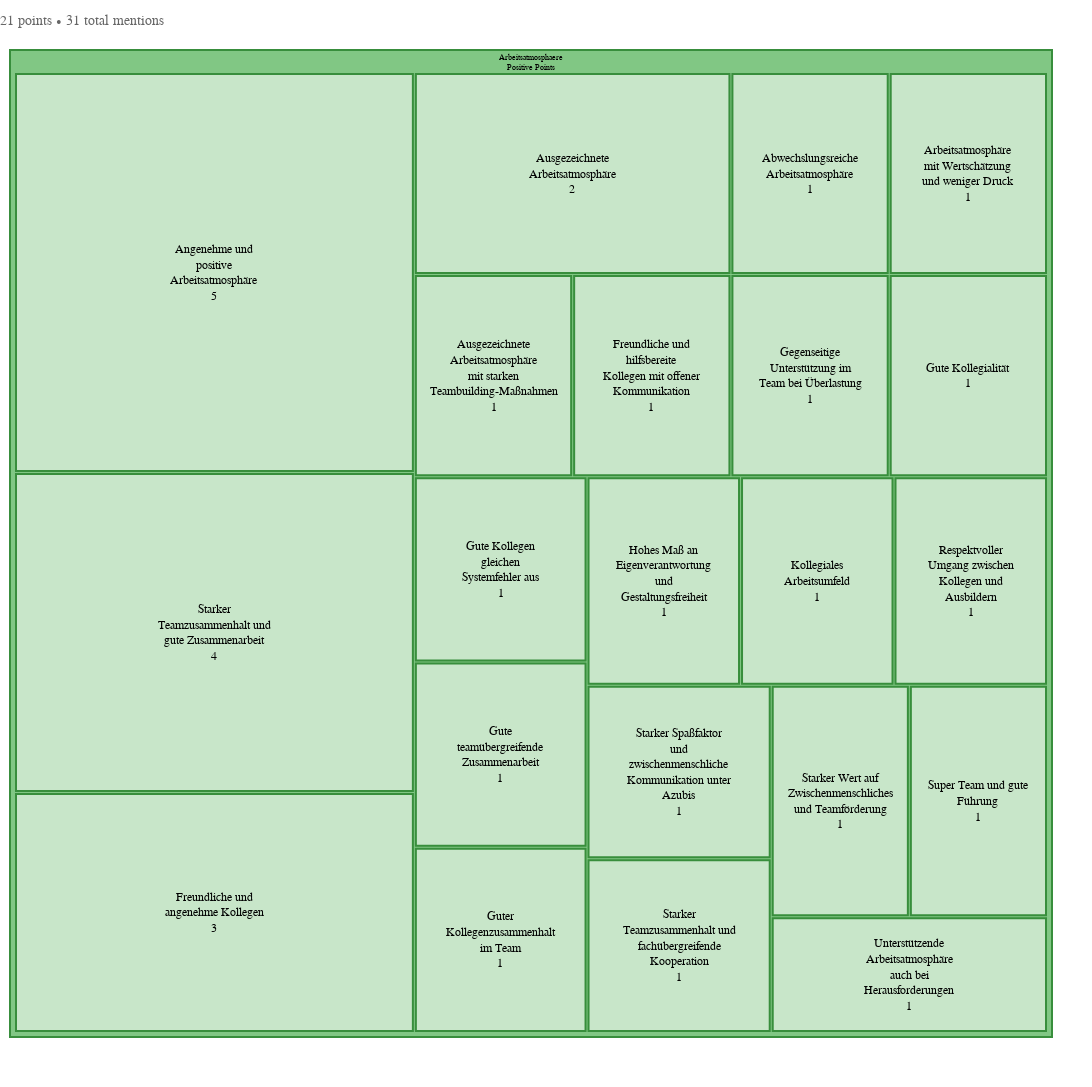
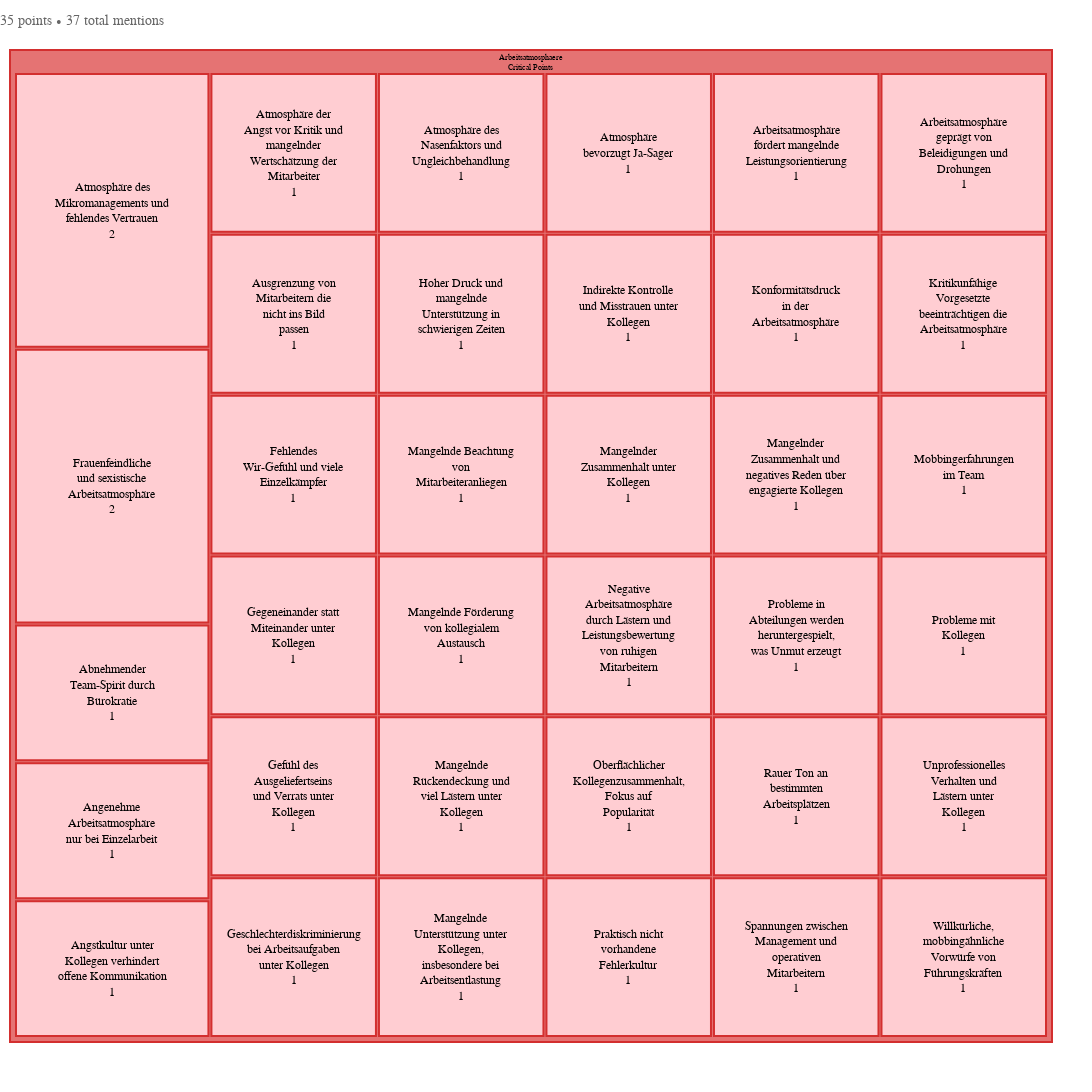
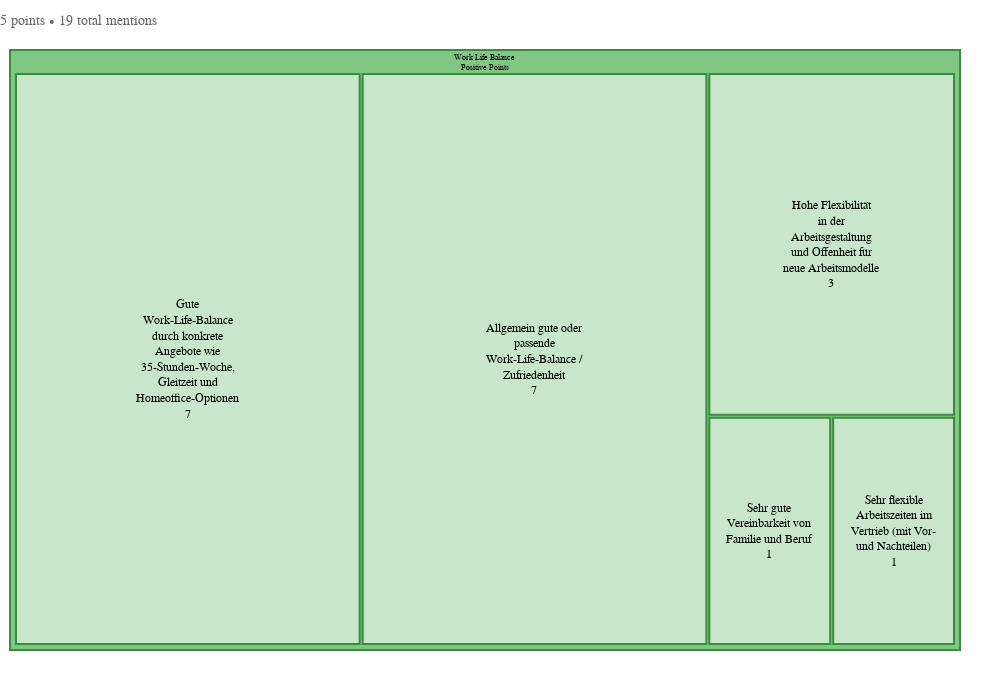
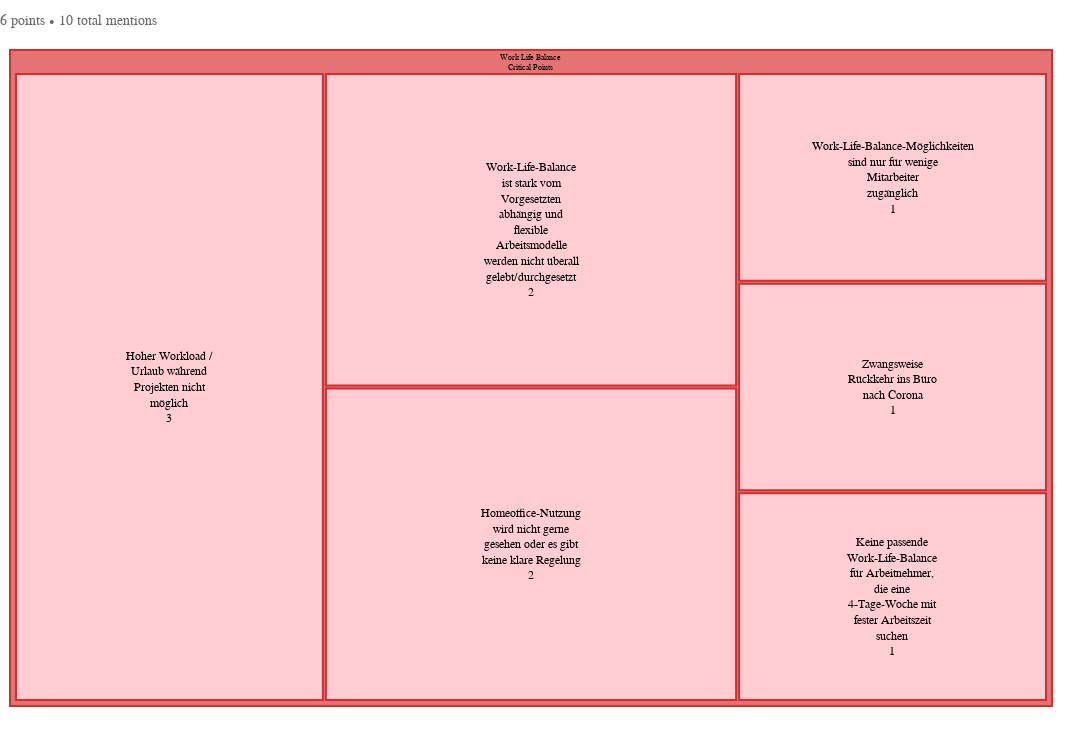

Notebook cell for these charts, in order:
### Markdown cell above
# 3. Result Visualizations

### Code cell
if os.path.exists(results_file):
    categories = results_data.get("categories", [])
    for i, cat_dict in enumerate(categories):
        category = list(cat_dict.keys())[0]
        print(f"Category: {category}")

        img = get_wordcloud_image(results_file, category, "positive_points")
        if img:
            display(img)
        else:
            print("No wordcloud available (positive points).")

        img = get_wordcloud_image(results_file, category, "critical_points")
        if img:
            display(img)
        else:
            print("No wordcloud available (critical points).")

        fig = get_treemap_figure(results_file, category, "positive_points")
        if fig:
            fig.show()
        else:
            print("No treemap available (positive points).")

        fig = get_treemap_figure(results_file, category, "critical_points")
        if fig:
            fig.show()
        else:
            print("No treemap available (critical points).")

### Figure 1 — Plotly figure (JSON) as saved in the notebook; plotly's stock layout.template omitted (floating-point values rounded to 4 significant figures)
{"data": [{"branchvalues": "total", "customdata": ["<b>Arbeitsatmosphaere - Positive Points</b><br>Total Points: 21<br>Total Mentions: 31", "<b>Angenehme und positive Arbeitsatmosphäre</b><br><br><b>Review IDs:</b><br>draeger_6<br>draeger_22<br>draeger_24<br>draeger_14<br>draeger_35", "<b>Starker Teamzusammenhalt und gute Zusammenarbeit</b><br><br><b>Review IDs:</b><br>draeger_1<br>draeger_4<br>draeger_11<br>draeger_47", "<b>Freundliche und angenehme Kollegen</b><br><br><b>Review IDs:</b><br>draeger_4<br>draeger_14<br>draeger_37", "<b>Ausgezeichnete Arbeitsatmosphäre</b><br><br><b>Review IDs:</b><br>draeger_22<br>draeger_45", "<b>Abwechslungsreiche Arbeitsatmosphäre</b><br><br><b>Review IDs:</b><br>draeger_15", "<b>Arbeitsatmosphäre mit Wertschätzung und weniger Druck</b><br><br><b>Review IDs:</b><br>draeger_14", "<b>Ausgezeichnete Arbeitsatmosphäre mit starken Teambuilding-Maßnahmen</b><br><br><b>Review IDs:</b><br>draeger_45", "<b>Freundliche und hilfsbereite Kollegen mit offener Kommunikation</b><br><br><b>Review IDs:</b><br>draeger_11", "<b>Gegenseitige Unterstützung im Team bei Überlastung</b><br><br><b>Review IDs:</b><br>draeger_38", "<b>Gute Kollegialität</b><br><br><b>Review IDs:</b><br>draeger_26", "<b>Gute Kollegen gleichen Systemfehler aus</b><br><br><b>Review IDs:</b><br>draeger_18", "<b>Gute teamübergreifende Zusammenarbeit</b><br><br><b>Review IDs:</b><br>draeger_10", "<b>Guter Kollegenzusammenhalt im Team</b><br><br><b>Review IDs:</b><br>draeger_35", "<b>Hohes Maß an Eigenverantwortung und Gestaltungsfreiheit</b><br><br><b>Review IDs:</b><br>draeger_10", "<b>Kollegiales Arbeitsumfeld</b><br><br><b>Review IDs:</b><br>draeger_25", "<b>Respektvoller Umgang zwischen Kollegen und Ausbildern</b><br><br><b>Review IDs:</b><br>draeger_45", "<b>Starker Spaßfaktor und zwischenmenschliche Kommunikation unter Azubis</b><br><br><b>Review IDs:</b><br>draeger_45", "<b>Starker Teamzusammenhalt und fachübergreifende Kooperation</b><br><br><b>Review IDs:</b><br>draeger_15", "<b>Starker Wert auf Zwischenmenschliches und Teamförderung</b><br><br><b>Review IDs:</b><br>draeger_45", "<b>Super Team und gute Führung</b><br><br><b>Review IDs:</b><br>draeger_3", "<b>Unterstützende Arbeitsatmosphäre auch bei Herausforderungen</b><br><br><b>Review IDs:</b><br>draeger_47"], "hovertemplate": "%{customdata}<extra></extra>", "ids": ["arbeitsatmosphaere_positive_points", "arbeitsatmosphaere_positive_points_point_0", "arbeitsatmosphaere_positive_points_point_1", "arbeitsatmosphaere_positive_points_point_2", "arbeitsatmosphaere_positive_points_point_3", "arbeitsatmosphaere_positive_points_point_4", "arbeitsatmosphaere_positive_points_point_5", "arbeitsatmosphaere_positive_points_point_6", "arbeitsatmosphaere_positive_points_point_7", "arbeitsatmosphaere_positive_points_point_8", "arbeitsatmosphaere_positive_points_point_9", "arbeitsatmosphaere_positive_points_point_10", "arbeitsatmosphaere_positive_points_point_11", "arbeitsatmosphaere_positive_points_point_12", "arbeitsatmosphaere_positive_points_point_13", "arbeitsatmosphaere_positive_points_point_14", "arbeitsatmosphaere_positive_points_point_15", "arbeitsatmosphaere_positive_points_point_16", "arbeitsatmosphaere_positive_points_point_17", "arbeitsatmosphaere_positive_points_point_18", "arbeitsatmosphaere_positive_points_point_19", "arbeitsatmosphaere_positive_points_point_20"], "labels": ["Arbeitsatmosphaere<br>Positive Points", "Angenehme und<br>positive<br>Arbeitsatmosphäre", "Starker<br>Teamzusammenhalt und<br>gute Zusammenarbeit", "Freundliche und<br>angenehme Kollegen", "Ausgezeichnete<br>Arbeitsatmosphäre", "Abwechslungsreiche<br>Arbeitsatmosphäre", "Arbeitsatmosphäre<br>mit Wertschätzung<br>und weniger Druck", "Ausgezeichnete<br>Arbeitsatmosphäre<br>mit starken<br>Teambuilding-Maßnahmen", "Freundliche und<br>hilfsbereite<br>Kollegen mit offener<br>Kommunikation", "Gegenseitige<br>Unterstützung im<br>Team bei Überlastung", "Gute Kollegialität", "Gute Kollegen<br>gleichen<br>Systemfehler aus", "Gute<br>teamübergreifende<br>Zusammenarbeit", "Guter<br>Kollegenzusammenhalt<br>im Team", "Hohes Maß an<br>Eigenverantwortung<br>und<br>Gestaltungsfreiheit", "Kollegiales<br>Arbeitsumfeld", "Respektvoller<br>Umgang zwischen<br>Kollegen und<br>Ausbildern", "Starker Spaßfaktor<br>und<br>zwischenmenschliche<br>Kommunikation unter<br>Azubis", "Starker<br>Teamzusammenhalt und<br>fachübergreifende<br>Kooperation", "Starker Wert auf<br>Zwischenmenschliches<br>und Teamförderung", "Super Team und gute<br>Führung", "Unterstützende<br>Arbeitsatmosphäre<br>auch bei<br>Herausforderungen"], "marker": {"colors": ["#81C784", "#C8E6C9", "#C8E6C9", "#C8E6C9", "#C8E6C9", "#C8E6C9", "#C8E6C9", "#C8E6C9", "#C8E6C9", "#C8E6C9", "#C8E6C9", "#C8E6C9", "#C8E6C9", "#C8E6C9", "#C8E6C9", "#C8E6C9", "#C8E6C9", "#C8E6C9", "#C8E6C9", "#C8E6C9", "#C8E6C9", "#C8E6C9"], "line": {"color": "#388e3c", "width": 2}}, "maxdepth": 2, "parents": ["", "arbeitsatmosphaere_positive_points", "arbeitsatmosphaere_positive_points", "arbeitsatmosphaere_positive_points", "arbeitsatmosphaere_positive_points", "arbeitsatmosphaere_positive_points", "arbeitsatmosphaere_positive_points", "arbeitsatmosphaere_positive_points", "arbeitsatmosphaere_positive_points", "arbeitsatmosphaere_positive_points", "arbeitsatmosphaere_positive_points", "arbeitsatmosphaere_positive_points", "arbeitsatmosphaere_positive_points", "arbeitsatmosphaere_positive_points", "arbeitsatmosphaere_positive_points", "arbeitsatmosphaere_positive_points", "arbeitsatmosphaere_positive_points", "arbeitsatmosphaere_positive_points", "arbeitsatmosphaere_positive_points", "arbeitsatmosphaere_positive_points", "arbeitsatmosphaere_positive_points", "arbeitsatmosphaere_positive_points"], "pathbar": {"visible": false}, "textfont": {"color": "black", "family": "Arial, sans-serif", "size": 12}, "textinfo": "label+value", "textposition": "middle center", "type": "treemap", "values": [31, 5, 4, 3, 2, 1, 1, 1, 1, 1, 1, 1, 1, 1, 1, 1, 1, 1, 1, 1, 1, 1]}], "layout": {"font": {"family": "Arial, sans-serif", "size": 12}, "height": 1087, "margin": {"b": 50, "l": 10, "r": 40, "t": 50}, "paper_bgcolor": "white", "plot_bgcolor": "white", "title": {"font": {"color": "#388e3c", "family": "Arial, sans-serif", "size": 20}, "text": "<span style='font-size:14px; color:#666;'>21 points • 31 total mentions</span>", "x": 0, "xanchor": "left"}, "width": 1600}}

### Figure 2 — Plotly figure (JSON) as saved in the notebook; plotly's stock layout.template omitted (floating-point values rounded to 4 significant figures)
{"data": [{"branchvalues": "total", "customdata": ["<b>Arbeitsatmosphaere - Critical Points</b><br>Total Points: 35<br>Total Mentions: 37", "<b>Atmosphäre des Mikromanagements und fehlendes Vertrauen</b><br><br><b>Review IDs:</b><br>draeger_49<br>draeger_40", "<b>Frauenfeindliche und sexistische Arbeitsatmosphäre</b><br><br><b>Review IDs:</b><br>draeger_20<br>draeger_20", "<b>Abnehmender Team-Spirit durch Bürokratie</b><br><br><b>Review IDs:</b><br>draeger_18", "<b>Angenehme Arbeitsatmosphäre nur bei Einzelarbeit</b><br><br><b>Review IDs:</b><br>draeger_29", "<b>Angstkultur unter Kollegen verhindert offene Kommunikation</b><br><br><b>Review IDs:</b><br>draeger_28", "<b>Atmosphäre der Angst vor Kritik und mangelnder Wertschätzung der Mitarbeiter</b><br><br><b>Review IDs:</b><br>draeger_8", "<b>Atmosphäre des Nasenfaktors und Ungleichbehandlung</b><br><br><b>Review IDs:</b><br>draeger_40", "<b>Atmosphäre bevorzugt Ja-Sager</b><br><br><b>Review IDs:</b><br>draeger_28", "<b>Arbeitsatmosphäre fördert mangelnde Leistungsorientierung</b><br><br><b>Review IDs:</b><br>draeger_28", "<b>Arbeitsatmosphäre geprägt von Beleidigungen und Drohungen</b><br><br><b>Review IDs:</b><br>draeger_28", "<b>Ausgrenzung von Mitarbeitern die nicht ins Bild passen</b><br><br><b>Review IDs:</b><br>draeger_40", "<b>Fehlendes Wir-Gefühl und viele Einzelkämpfer</b><br><br><b>Review IDs:</b><br>draeger_9", "<b>Gegeneinander statt Miteinander unter Kollegen</b><br><br><b>Review IDs:</b><br>draeger_42", "<b>Gefühl des Ausgeliefertseins und Verrats unter Kollegen</b><br><br><b>Review IDs:</b><br>draeger_46", "<b>Geschlechterdiskriminierung bei Arbeitsaufgaben unter Kollegen</b><br><br><b>Review IDs:</b><br>draeger_20", "<b>Hoher Druck und mangelnde Unterstützung in schwierigen Zeiten</b><br><br><b>Review IDs:</b><br>draeger_9", "<b>Indirekte Kontrolle und Misstrauen unter Kollegen</b><br><br><b>Review IDs:</b><br>draeger_46", "<b>Konformitätsdruck in der Arbeitsatmosphäre</b><br><br><b>Review IDs:</b><br>draeger_40", "<b>Kritikunfähige Vorgesetzte beeinträchtigen die Arbeitsatmosphäre</b><br><br><b>Review IDs:</b><br>draeger_8", "<b>Mangelnde Beachtung von Mitarbeiteranliegen</b><br><br><b>Review IDs:</b><br>draeger_42", "<b>Mangelnde Förderung von kollegialem Austausch</b><br><br><b>Review IDs:</b><br>draeger_17", "<b>Mangelnde Rückendeckung und viel Lästern unter Kollegen</b><br><br><b>Review IDs:</b><br>draeger_28", "<b>Mangelnde Unterstützung unter Kollegen, insbesondere bei Arbeitsentlastung</b><br><br><b>Review IDs:</b><br>draeger_43", "<b>Mangelnder Zusammenhalt unter Kollegen</b><br><br><b>Review IDs:</b><br>draeger_46", "<b>Mangelnder Zusammenhalt und negatives Reden über engagierte Kollegen</b><br><br><b>Review IDs:</b><br>draeger_8", "<b>Mobbingerfahrungen im Team</b><br><br><b>Review IDs:</b><br>draeger_40", "<b>Negative Arbeitsatmosphäre durch Lästern und Leistungsbewertung von ruhigen Mitarbeitern</b><br><br><b>Review IDs:</b><br>draeger_7", "<b>Oberflächlicher Kollegenzusammenhalt, Fokus auf Popularität</b><br><br><b>Review IDs:</b><br>draeger_29", "<b>Praktisch nicht vorhandene Fehlerkultur</b><br><br><b>Review IDs:</b><br>draeger_8", "<b>Probleme in Abteilungen werden heruntergespielt, was Unmut erzeugt</b><br><br><b>Review IDs:</b><br>draeger_42", "<b>Probleme mit Kollegen</b><br><br><b>Review IDs:</b><br>draeger_40", "<b>Rauer Ton an bestimmten Arbeitsplätzen</b><br><br><b>Review IDs:</b><br>draeger_43", "<b>Spannungen zwischen Management und operativen Mitarbeitern</b><br><br><b>Review IDs:</b><br>draeger_48", "<b>Unprofessionelles Verhalten und Lästern unter Kollegen</b><br><br><b>Review IDs:</b><br>draeger_7", "<b>Willkürliche, mobbingähnliche Vorwürfe von Führungskräften</b><br><br><b>Review IDs:</b><br>draeger_8"], "hovertemplate": "%{customdata}<extra></extra>", "ids": ["arbeitsatmosphaere_critical_points", "arbeitsatmosphaere_critical_points_point_0", "arbeitsatmosphaere_critical_points_point_1", "arbeitsatmosphaere_critical_points_point_2", "arbeitsatmosphaere_critical_points_point_3", "arbeitsatmosphaere_critical_points_point_4", "arbeitsatmosphaere_critical_points_point_5", "arbeitsatmosphaere_critical_points_point_6", "arbeitsatmosphaere_critical_points_point_7", "arbeitsatmosphaere_critical_points_point_8", "arbeitsatmosphaere_critical_points_point_9", "arbeitsatmosphaere_critical_points_point_10", "arbeitsatmosphaere_critical_points_point_11", "arbeitsatmosphaere_critical_points_point_12", "arbeitsatmosphaere_critical_points_point_13", "arbeitsatmosphaere_critical_points_point_14", "arbeitsatmosphaere_critical_points_point_15", "arbeitsatmosphaere_critical_points_point_16", "arbeitsatmosphaere_critical_points_point_17", "arbeitsatmosphaere_critical_points_point_18", "arbeitsatmosphaere_critical_points_point_19", "arbeitsatmosphaere_critical_points_point_20", "arbeitsatmosphaere_critical_points_point_21", "arbeitsatmosphaere_critical_points_point_22", "arbeitsatmosphaere_critical_points_point_23", "arbeitsatmosphaere_critical_points_point_24", "arbeitsatmosphaere_critical_points_point_25", "arbeitsatmosphaere_critical_points_point_26", "arbeitsatmosphaere_critical_points_point_27", "arbeitsatmosphaere_critical_points_point_28", "arbeitsatmosphaere_critical_points_point_29", "arbeitsatmosphaere_critical_points_point_30", "arbeitsatmosphaere_critical_points_point_31", "arbeitsatmosphaere_critical_points_point_32", "arbeitsatmosphaere_critical_points_point_33", "arbeitsatmosphaere_critical_points_point_34"], "labels": ["Arbeitsatmosphaere<br>Critical Points", "Atmosphäre des<br>Mikromanagements und<br>fehlendes Vertrauen", "Frauenfeindliche<br>und sexistische<br>Arbeitsatmosphäre", "Abnehmender<br>Team-Spirit durch<br>Bürokratie", "Angenehme<br>Arbeitsatmosphäre<br>nur bei Einzelarbeit", "Angstkultur unter<br>Kollegen verhindert<br>offene Kommunikation", "Atmosphäre der<br>Angst vor Kritik und<br>mangelnder<br>Wertschätzung der<br>Mitarbeiter", "Atmosphäre des<br>Nasenfaktors und<br>Ungleichbehandlung", "Atmosphäre<br>bevorzugt Ja-Sager", "Arbeitsatmosphäre<br>fördert mangelnde<br>Leistungsorientierung", "Arbeitsatmosphäre<br>geprägt von<br>Beleidigungen und<br>Drohungen", "Ausgrenzung von<br>Mitarbeitern die<br>nicht ins Bild<br>passen", "Fehlendes<br>Wir-Gefühl und viele<br>Einzelkämpfer", "Gegeneinander statt<br>Miteinander unter<br>Kollegen", "Gefühl des<br>Ausgeliefertseins<br>und Verrats unter<br>Kollegen", "Geschlechterdiskriminierung<br>bei Arbeitsaufgaben<br>unter Kollegen", "Hoher Druck und<br>mangelnde<br>Unterstützung in<br>schwierigen Zeiten", "Indirekte Kontrolle<br>und Misstrauen unter<br>Kollegen", "Konformitätsdruck<br>in der<br>Arbeitsatmosphäre", "Kritikunfähige<br>Vorgesetzte<br>beeinträchtigen die<br>Arbeitsatmosphäre", "Mangelnde Beachtung<br>von<br>Mitarbeiteranliegen", "Mangelnde Förderung<br>von kollegialem<br>Austausch", "Mangelnde<br>Rückendeckung und<br>viel Lästern unter<br>Kollegen", "Mangelnde<br>Unterstützung unter<br>Kollegen,<br>insbesondere bei<br>Arbeitsentlastung", "Mangelnder<br>Zusammenhalt unter<br>Kollegen", "Mangelnder<br>Zusammenhalt und<br>negatives Reden über<br>engagierte Kollegen", "Mobbingerfahrungen<br>im Team", "Negative<br>Arbeitsatmosphäre<br>durch Lästern und<br>Leistungsbewertung<br>von ruhigen<br>Mitarbeitern", "Oberflächlicher<br>Kollegenzusammenhalt,<br>Fokus auf<br>Popularität", "Praktisch nicht<br>vorhandene<br>Fehlerkultur", "Probleme in<br>Abteilungen werden<br>heruntergespielt,<br>was Unmut erzeugt", "Probleme mit<br>Kollegen", "Rauer Ton an<br>bestimmten<br>Arbeitsplätzen", "Spannungen zwischen<br>Management und<br>operativen<br>Mitarbeitern", "Unprofessionelles<br>Verhalten und<br>Lästern unter<br>Kollegen", "Willkürliche,<br>mobbingähnliche<br>Vorwürfe von<br>Führungskräften"], "marker": {"colors": ["#E57373", "#FFCDD2", "#FFCDD2", "#FFCDD2", "#FFCDD2", "#FFCDD2", "#FFCDD2", "#FFCDD2", "#FFCDD2", "#FFCDD2", "#FFCDD2", "#FFCDD2", "#FFCDD2", "#FFCDD2", "#FFCDD2", "#FFCDD2", "#FFCDD2", "#FFCDD2", "#FFCDD2", "#FFCDD2", "#FFCDD2", "#FFCDD2", "#FFCDD2", "#FFCDD2", "#FFCDD2", "#FFCDD2", "#FFCDD2", "#FFCDD2", "#FFCDD2", "#FFCDD2", "#FFCDD2", "#FFCDD2", "#FFCDD2", "#FFCDD2", "#FFCDD2", "#FFCDD2"], "line": {"color": "#d32f2f", "width": 2}}, "maxdepth": 2, "parents": ["", "arbeitsatmosphaere_critical_points", "arbeitsatmosphaere_critical_points", "arbeitsatmosphaere_critical_points", "arbeitsatmosphaere_critical_points", "arbeitsatmosphaere_critical_points", "arbeitsatmosphaere_critical_points", "arbeitsatmosphaere_critical_points", "arbeitsatmosphaere_critical_points", "arbeitsatmosphaere_critical_points", "arbeitsatmosphaere_critical_points", "arbeitsatmosphaere_critical_points", "arbeitsatmosphaere_critical_points", "arbeitsatmosphaere_critical_points", "arbeitsatmosphaere_critical_points", "arbeitsatmosphaere_critical_points", "arbeitsatmosphaere_critical_points", "arbeitsatmosphaere_critical_points", "arbeitsatmosphaere_critical_points", "arbeitsatmosphaere_critical_points", "arbeitsatmosphaere_critical_points", "arbeitsatmosphaere_critical_points", "arbeitsatmosphaere_critical_points", "arbeitsatmosphaere_critical_points", "arbeitsatmosphaere_critical_points", "arbeitsatmosphaere_critical_points", "arbeitsatmosphaere_critical_points", "arbeitsatmosphaere_critical_points", "arbeitsatmosphaere_critical_points", "arbeitsatmosphaere_critical_points", "arbeitsatmosphaere_critical_points", "arbeitsatmosphaere_critical_points", "arbeitsatmosphaere_critical_points", "arbeitsatmosphaere_critical_points", "arbeitsatmosphaere_critical_points", "arbeitsatmosphaere_critical_points"], "pathbar": {"visible": false}, "textfont": {"color": "black", "family": "Arial, sans-serif", "size": 12}, "textinfo": "label+value", "textposition": "middle center", "type": "treemap", "values": [37, 2, 2, 1, 1, 1, 1, 1, 1, 1, 1, 1, 1, 1, 1, 1, 1, 1, 1, 1, 1, 1, 1, 1, 1, 1, 1, 1, 1, 1, 1, 1, 1, 1, 1, 1]}], "layout": {"font": {"family": "Arial, sans-serif", "size": 12}, "height": 1146, "margin": {"b": 50, "l": 10, "r": 40, "t": 50}, "paper_bgcolor": "white", "plot_bgcolor": "white", "title": {"font": {"color": "#d32f2f", "family": "Arial, sans-serif", "size": 20}, "text": "<span style='font-size:14px; color:#666;'>35 points • 37 total mentions</span>", "x": 0, "xanchor": "left"}, "width": 1600}}

### Figure 3 — Plotly figure (JSON) as saved in the notebook; plotly's stock layout.template omitted (floating-point values rounded to 4 significant figures)
{"data": [{"branchvalues": "total", "customdata": ["<b>Work Life Balance - Positive Points</b><br>Total Points: 5<br>Total Mentions: 19", "<b>Gute Work-Life-Balance durch konkrete Angebote wie 35-Stunden-Woche, Gleitzeit und Homeoffice-Optionen</b><br><br><b>Review IDs:</b><br>draeger_6<br>draeger_10<br>draeger_11<br>draeger_19<br>draeger_44<br>draeger_45<br>draeger_49", "<b>Allgemein gute oder passende Work-Life-Balance / Zufriedenheit</b><br><br><b>Review IDs:</b><br>draeger_3<br>draeger_14<br>draeger_16<br>draeger_28<br>draeger_29<br>draeger_35<br>draeger_47", "<b>Hohe Flexibilität in der Arbeitsgestaltung und Offenheit für neue Arbeitsmodelle</b><br><br><b>Review IDs:</b><br>draeger_2<br>draeger_23<br>draeger_38", "<b>Sehr gute Vereinbarkeit von Familie und Beruf</b><br><br><b>Review IDs:</b><br>draeger_1", "<b>Sehr flexible Arbeitszeiten im Vertrieb (mit Vor- und Nachteilen)</b><br><br><b>Review IDs:</b><br>draeger_15"], "hovertemplate": "%{customdata}<extra></extra>", "ids": ["work_life_balance_positive_points", "work_life_balance_positive_points_point_0", "work_life_balance_positive_points_point_1", "work_life_balance_positive_points_point_2", "work_life_balance_positive_points_point_3", "work_life_balance_positive_points_point_4"], "labels": ["Work Life Balance<br>Positive Points", "Gute<br>Work-Life-Balance<br>durch konkrete<br>Angebote wie<br>35-Stunden-Woche,<br>Gleitzeit und<br>Homeoffice-Optionen", "Allgemein gute oder<br>passende<br>Work-Life-Balance /<br>Zufriedenheit", "Hohe Flexibilität<br>in der<br>Arbeitsgestaltung<br>und Offenheit für<br>neue Arbeitsmodelle", "Sehr gute<br>Vereinbarkeit von<br>Familie und Beruf", "Sehr flexible<br>Arbeitszeiten im<br>Vertrieb (mit Vor-<br>und Nachteilen)"], "marker": {"colors": ["#81C784", "#C8E6C9", "#C8E6C9", "#C8E6C9", "#C8E6C9", "#C8E6C9"], "line": {"color": "#388e3c", "width": 2}}, "maxdepth": 2, "parents": ["", "work_life_balance_positive_points", "work_life_balance_positive_points", "work_life_balance_positive_points", "work_life_balance_positive_points", "work_life_balance_positive_points"], "pathbar": {"visible": false}, "textfont": {"color": "black", "family": "Arial, sans-serif", "size": 12}, "textinfo": "label+value", "textposition": "middle center", "type": "treemap", "values": [19, 7, 7, 3, 1, 1]}], "layout": {"font": {"family": "Arial, sans-serif", "size": 12}, "height": 700, "margin": {"b": 50, "l": 10, "r": 40, "t": 50}, "paper_bgcolor": "white", "plot_bgcolor": "white", "title": {"font": {"color": "#388e3c", "family": "Arial, sans-serif", "size": 20}, "text": "<span style='font-size:14px; color:#666;'>5 points • 19 total mentions</span>", "x": 0, "xanchor": "left"}, "width": 1000}}

### Figure 4 — Plotly figure (JSON) as saved in the notebook; plotly's stock layout.template omitted (floating-point values rounded to 4 significant figures)
{"data": [{"branchvalues": "total", "customdata": ["<b>Work Life Balance - Critical Points</b><br>Total Points: 6<br>Total Mentions: 10", "<b>Hoher Workload / Urlaub während Projekten nicht möglich</b><br><br><b>Review IDs:</b><br>draeger_12<br>draeger_43<br>draeger_48", "<b>Work-Life-Balance ist stark vom Vorgesetzten abhängig und flexible Arbeitsmodelle werden nicht überall gelebt/durchgesetzt</b><br><br><b>Review IDs:</b><br>draeger_8<br>draeger_42", "<b>Homeoffice-Nutzung wird nicht gerne gesehen oder es gibt keine klare Regelung</b><br><br><b>Review IDs:</b><br>draeger_7<br>draeger_9", "<b>Work-Life-Balance-Möglichkeiten sind nur für wenige Mitarbeiter zugänglich</b><br><br><b>Review IDs:</b><br>draeger_46", "<b>Zwangsweise Rückkehr ins Büro nach Corona</b><br><br><b>Review IDs:</b><br>draeger_40", "<b>Keine passende Work-Life-Balance für Arbeitnehmer, die eine 4-Tage-Woche mit fester Arbeitszeit suchen</b><br><br><b>Review IDs:</b><br>draeger_18"], "hovertemplate": "%{customdata}<extra></extra>", "ids": ["work_life_balance_critical_points", "work_life_balance_critical_points_point_0", "work_life_balance_critical_points_point_1", "work_life_balance_critical_points_point_2", "work_life_balance_critical_points_point_3", "work_life_balance_critical_points_point_4", "work_life_balance_critical_points_point_5"], "labels": ["Work Life Balance<br>Critical Points", "Hoher Workload /<br>Urlaub während<br>Projekten nicht<br>möglich", "Work-Life-Balance<br>ist stark vom<br>Vorgesetzten<br>abhängig und<br>flexible<br>Arbeitsmodelle<br>werden nicht überall<br>gelebt/durchgesetzt", "Homeoffice-Nutzung<br>wird nicht gerne<br>gesehen oder es gibt<br>keine klare Regelung", "Work-Life-Balance-Möglichkeiten<br>sind nur für wenige<br>Mitarbeiter<br>zugänglich", "Zwangsweise<br>Rückkehr ins Büro<br>nach Corona", "Keine passende<br>Work-Life-Balance<br>für Arbeitnehmer,<br>die eine<br>4-Tage-Woche mit<br>fester Arbeitszeit<br>suchen"], "marker": {"colors": ["#E57373", "#FFCDD2", "#FFCDD2", "#FFCDD2", "#FFCDD2", "#FFCDD2", "#FFCDD2"], "line": {"color": "#d32f2f", "width": 2}}, "maxdepth": 2, "parents": ["", "work_life_balance_critical_points", "work_life_balance_critical_points", "work_life_balance_critical_points", "work_life_balance_critical_points", "work_life_balance_critical_points", "work_life_balance_critical_points"], "pathbar": {"visible": false}, "textfont": {"color": "black", "family": "Arial, sans-serif", "size": 12}, "textinfo": "label+value", "textposition": "middle center", "type": "treemap", "values": [10, 3, 2, 2, 1, 1, 1]}], "layout": {"font": {"family": "Arial, sans-serif", "size": 12}, "height": 756, "margin": {"b": 50, "l": 10, "r": 40, "t": 50}, "paper_bgcolor": "white", "plot_bgcolor": "white", "title": {"font": {"color": "#d32f2f", "family": "Arial, sans-serif", "size": 20}, "text": "<span style='font-size:14px; color:#666;'>6 points • 10 total mentions</span>", "x": 0, "xanchor": "left"}, "width": 1100}}
